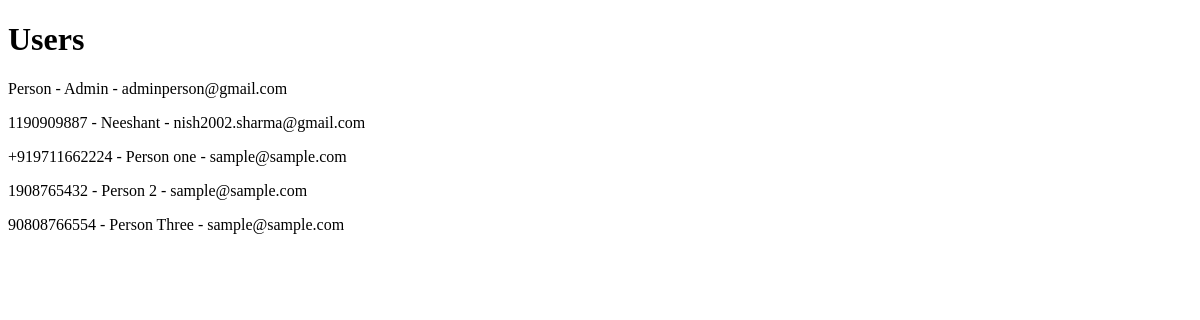
The app's page /users/, older data.
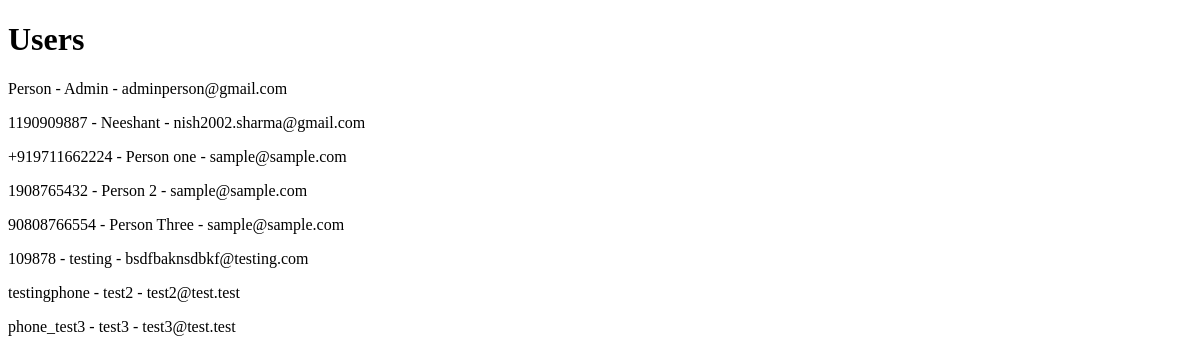
The same page, newer data.
### practise/models.py (models this page shows)
class Customer(models.Model):
    user = models.OneToOneField(User, null=True, blank=True, on_delete=models.CASCADE) #
    name = models.CharField(max_length=120, null=True)
    phone = models.CharField(max_length=120, null=True)
    email = models.CharField(max_length=120, null=True)
    profile_pic = models.ImageField(null=True, blank=True) #
    date_created = models.DateTimeField(auto_now_add=True, null=True)
    def __str__(self):
        return(self.name)

### practise/views.py (the view)
# urls.py: path('users/', show_users, name="users")
def show_users(request):
    customers = Customer.objects.all()
    return render(request, 'practise/users.html', context={"customers":customers})

### practise/templates/practise/users.html (shortened to what this page needs)
<!DOCTYPE html>
<html lang="en">
<head>
</head>
<body>
    <h1>Users</h1>
    {% for u in customers %}
    <p>
        {{ u.phone }} - {{ u.name }} - {{ u.email }}
    </p>
    {% endfor %}
</body>
</html>

Row changes from the older to the newer data that the page shows:
added Customer: phone "109878", name "testing", email "bsdfbaknsdbkf@testing.com"
added Customer: phone "testingphone", name "test2", email "test2@test.test"
added Customer: phone "phone_test3", name "test3", email "test3@test.test"
